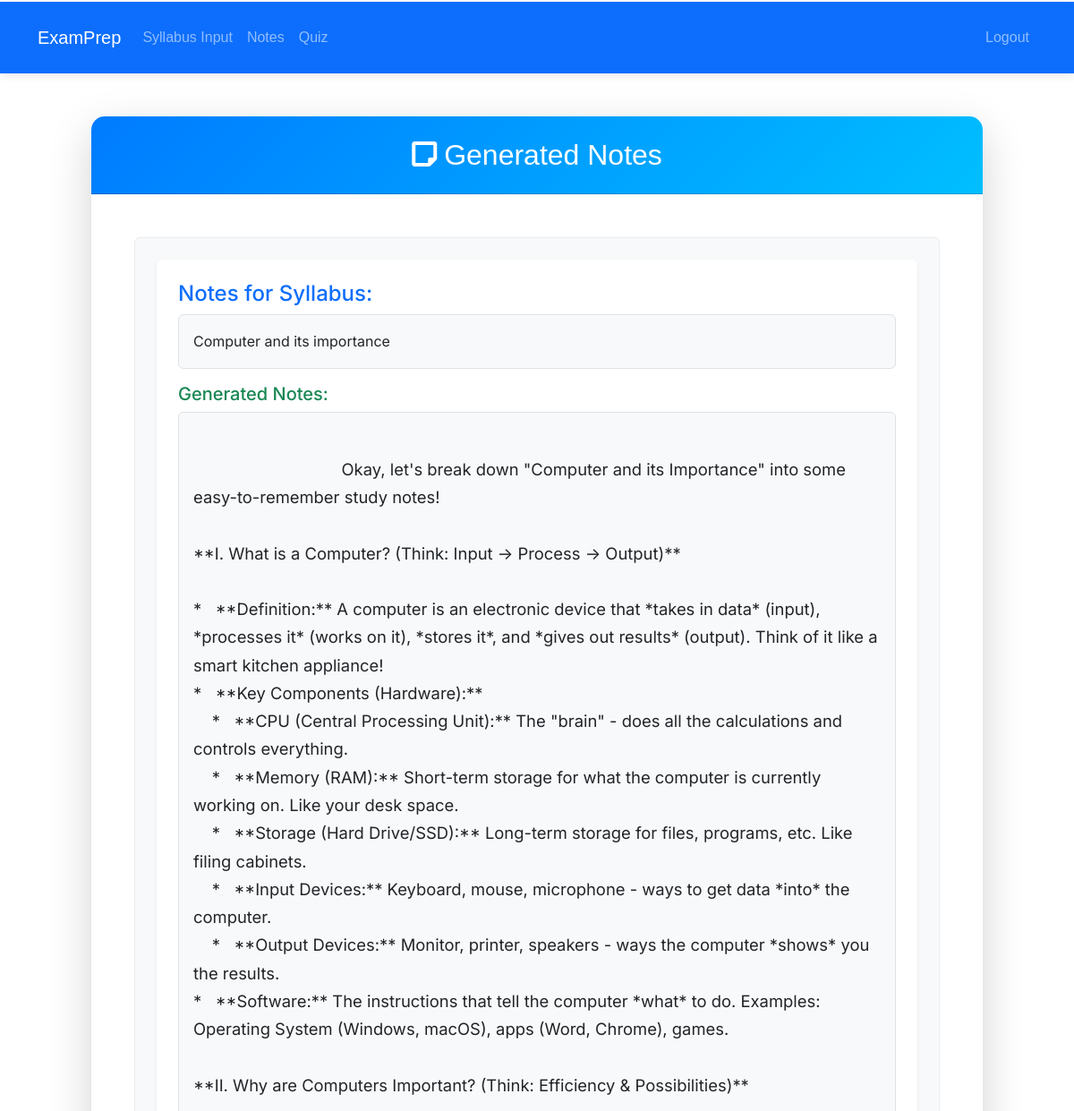
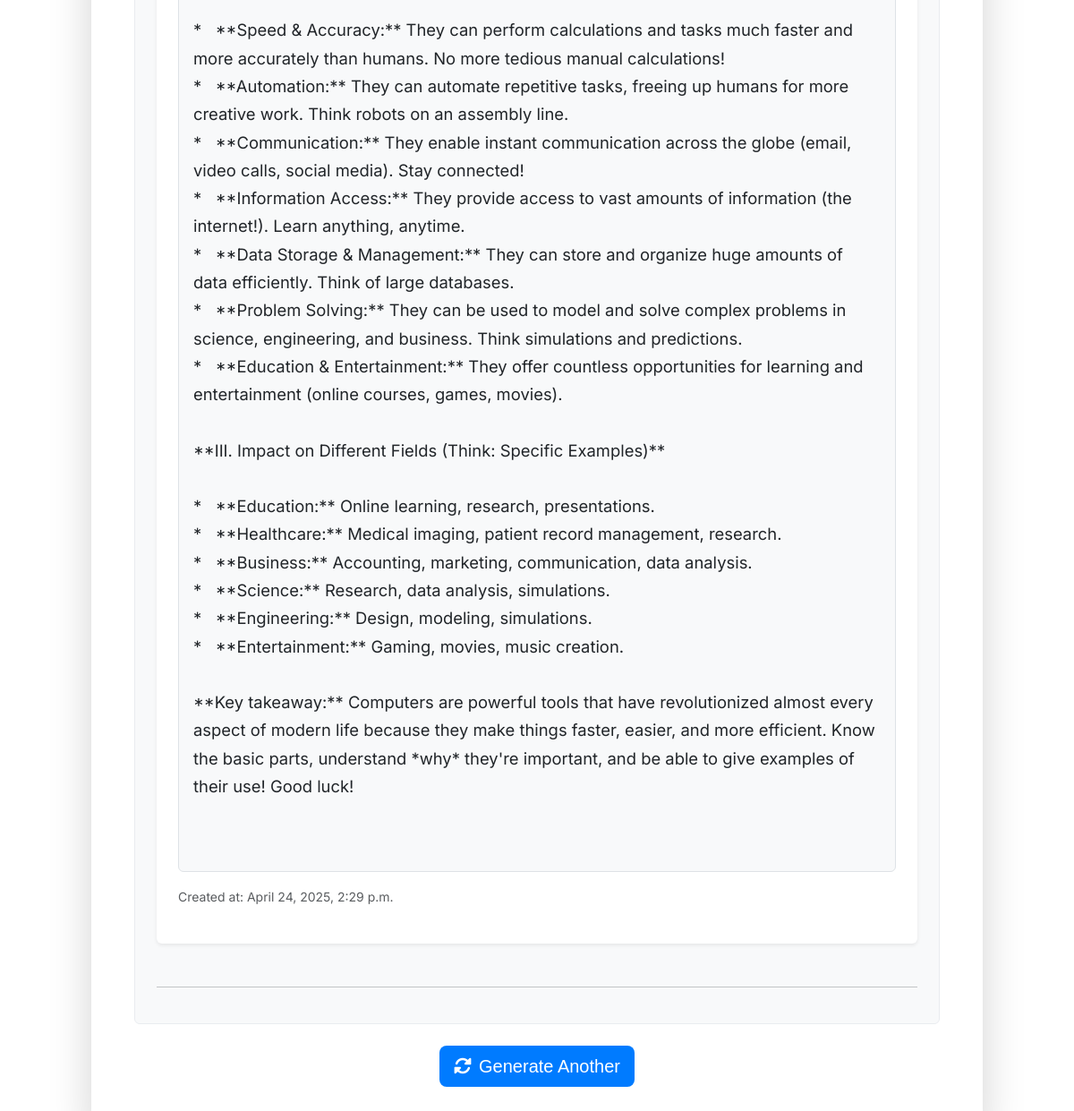
Screenshot of /notes/ (signed in) with the database file from the repository (2 pictures, top to bottom).
### core/models.py (models this page shows, shortened)
class Notes(models.Model):
    syllabus = models.ForeignKey('core.Syllabus', on_delete=models.CASCADE)
    content = models.TextField()
    created_at = models.DateTimeField(auto_now_add=True)

class Syllabus(models.Model):
    user = models.ForeignKey(User, on_delete=models.CASCADE)
    content = models.TextField()
    file = models.FileField(upload_to='syllabus_files/', blank=True, null=True)  # Optional file upload
    created_at = models.DateTimeField(auto_now_add=True)

### core/views.py (the view)
# urls.py: path('notes/', views.notes, name="notes"),
@login_required
def notes(request):
    notes_list = Notes.objects.filter(syllabus__user=request.user).order_by('-created_at')
    return render(request, 'notes.html', {'notes': notes_list})

### templates/notes.html (shortened to what this page needs)
{% extends 'base.html' %}
{% load static %}
{% block content %}
<div class="row justify-content-center mt-5">
    <div class="col-md-10">
        <div class="card border-0 shadow-lg animate__animated animate__fadeInUp">
            <div class="card-header bg-gradient-primary text-white text-center py-4">
                <h2 class="card-title mb-0"><i class="fas fa-sticky-note me-2"></i>Generated Notes</h2>
            </div>
            <div class="card-body p-5">
                <div class="notes-container bg-light p-4 rounded">
                    {% if notes %}
                        {% for note in notes %}
                        <div class="note-block mb-5 p-4 bg-white rounded shadow-sm">
                            <h4 class="text-primary">Notes for Syllabus:</h4>
                            <p class="syllabus-content border p-3 rounded bg-light mb-3">{{ note.syllabus.content }}</p>
                            <h5 class="text-success">Generated Notes:</h5>
                            <div class="generated-notes border p-3 rounded bg-light" style="white-space: pre-wrap; font-size: 1.15rem; font-family: 'Inter', sans-serif;">
                                {{ note.content }}
                            </div>
                            <p class="text-muted mt-3 small">Created at: {{ note.created_at }}</p>
                        </div>
                        <hr>
                        {% endfor %}
                    {% else %}
                        <p class="text-center">No notes found. Generate some notes first!</p>
                    {% endif %}
                </div>
                <div class="text-center mt-4">
                    <a href="{% url 'syllabus_input' %}" class="btn btn-primary btn-lg animate__animated animate__pulse animate__infinite">
                        <i class="fas fa-sync-alt me-2"></i>Generate Another
                    </a>
                </div>
            </div>
        </div>
    </div>
</div>
{% endblock %}

### static/styles.css (style rules this page uses)
body { font-family: 'Arial', sans-serif; padding-top: 2px }
.card { transition: transform 0.3s ease, box-shadow 0.3s ease; border-radius: 10px; }
.bg-gradient-primary { background: linear-gradient(135deg, #007bff, #00bfff); }
.card { border-radius: 15px; overflow: hidden; }
.card-header { border-radius: 15px 15px 0 0; }
.btn-primary { background-color: #007bff; border: none; transition: background-color 0.3s ease, transform 0.3s ease; }
.notes-container { background-color: #f8f9fa; border: 1px solid #e9ecef; border-radius: 10px; }
.note-block { line-height: 1.7; font-family: 'Inter', sans-serif; }
.generated-notes { font-size: 1.15rem; background-color: #f8f9fa; white-space: pre-wrap; }

### rows the page displays
Notes: syllabus.content "Computer and its importance", content "Okay, let's break down \"Computer and its Importance\" into some easy-to-remember study notes! **I. What is a Computer? (Think: Input -> Process -> Output)** * **Definition:** A computer is an electronic device that *takes in data* (input), *processes it* (works on it), *stores it*, and *gives out results* (output). Think of it like a smart kitchen appliance! * **Key Components (Hardware):** * **CPU (Central Processing Unit):** The \"brain\" - does all the calculations and controls everything. * **Memory (RAM):** Short-term storage for what the computer is currently working on. Like your desk space. * **Storage (Hard Drive/SSD):** Long-term storage for files, programs, etc. Like filing…", created_at "April 24, 2025, 2:29 p.m."
